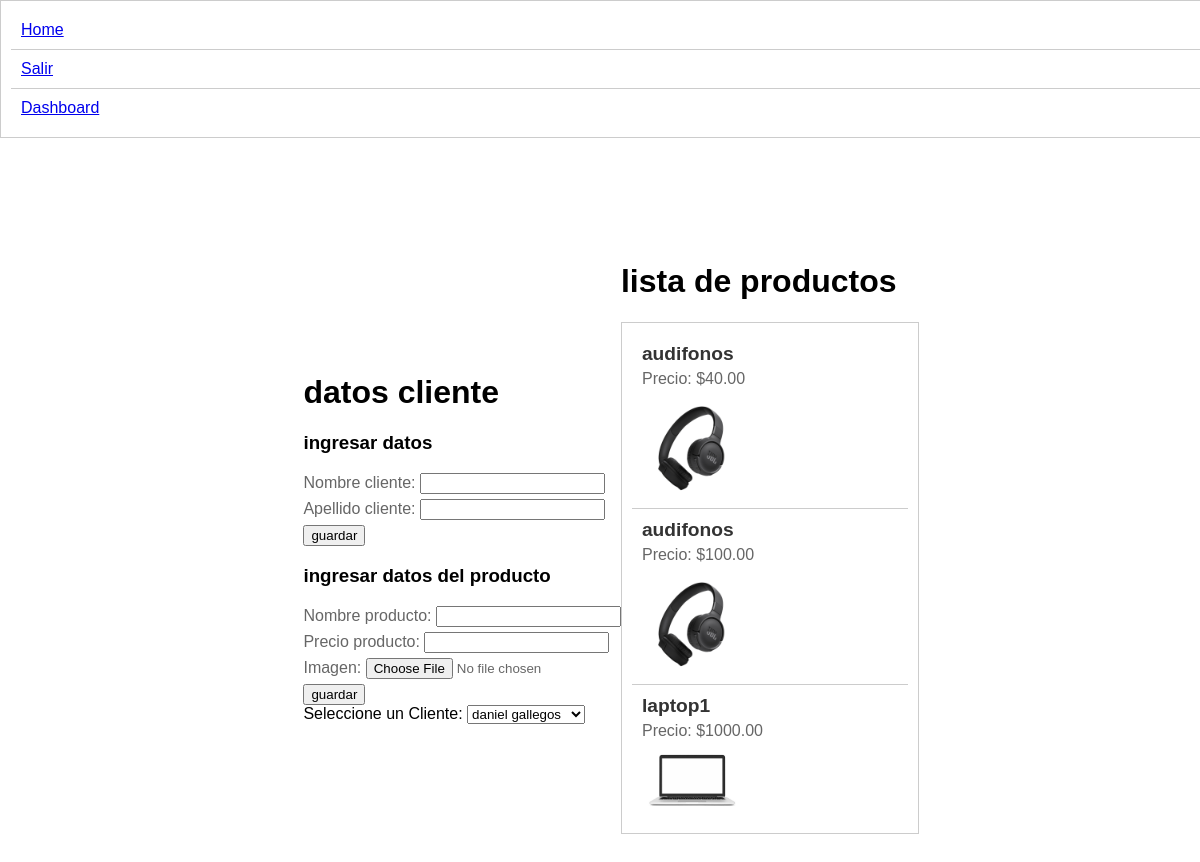
The app's page /dashboard/ (signed in) with its own data.
### laptops/models.py (models this page shows, shortened)
class producto_Tienda (models.Model):
    id_producto = models.AutoField(primary_key=True)
    nombre_producto = models.CharField(max_length=100)
    precio_producto = models.DecimalField(max_digits=10, decimal_places=2)
    imagen = models.ImageField(upload_to='productos/', null=True, blank=True)

### laptops/views.py (the view)
# urls.py: path('dashboard/', views.dashboard,name='dashboard')
def dashboard(request):
    if request.method == 'POST':
        if 'client-form' in request.POST:
            form_client = clienteForm(request.POST)
            if form_client.is_valid():
                form_client.save()
                return redirect('dashboard')
        elif 'product-form' in request.POST:
            form_product = productoForm(request.POST, request.FILES)
            if form_product.is_valid():
                form_product.save()
                return redirect('dashboard')
    else:
        form_client = clienteForm()
        form_product = productoForm()
    clientes = cliente_Tienda.objects.all()
    productos = producto_Tienda.objects.all()
    contexto = {
        'clientes': clientes,
        'productos':productos,
        'form_client': form_client,
        'form_product': form_product,
    }
    return render (request, 'dashboard.html',contexto)

### laptops/forms.py
class clienteForm(forms.ModelForm):
    class Meta:
        model = cliente_Tienda
        fields = ['nombre_cliente', 'apellido_cliente']

class productoForm(forms.ModelForm):
    class Meta:
        model = producto_Tienda
        fields = ['nombre_producto', 'precio_producto', 'imagen']

### laptops/templates/dashboard.html (shortened to what this page needs)
{% extends 'plantilla.html'%}
{% block content %}
<main class="contenido-principal">
    <div class="contenedor-formulario">
        <h1>datos cliente</h1>
    <h3>ingresar datos</h3>
    <form action="/dashboard/" method="POST">
        {{form_client.as_p}}
        <button type="submit" name="client-form">guardar</button>
    </form>
    <h3>ingresar datos del producto</h3>
    <form action="/dashboard/" method="POST" enctype="multipart/form-data">
        {{form_product.as_p}}
        <button type="submit" name="product-form">guardar</button>
    </form>
    <label for="cliente">Seleccione un Cliente:</label>
    <select name="cliente" id="cliente">
        {% for elemento in clientes %}
            <option value="{{ clientes.id_cliente }}">
                {{ elemento.nombre_cliente }} {{ elemento.apellido_cliente }}
            </option>
        {% empty %}
            <option value="">No hay clientes disponibles</option>
        {% endfor %}
    </select>
    </div>
    <div class="informacion">
        <h1>lista de productos</h1>
        <ul>
            {% for producto in productos %}
                <li>
                    <h2>{{ producto.nombre_producto }}</h2>
                    <p>Precio: ${{ producto.precio_producto }}</p>
                    {% if producto.imagen %}
                        <img src="{{ producto.imagen.url }}" alt="{{ producto.nombre }}">
                    {% endif %}
                </li>
            {% endfor %}
        </ul>
    </div>
</main>
{% endblock %}

### laptops/static/css/dashboard.css (style rules this page uses)
body { margin: 0; padding: 0; overflow: hidden; font-family: Arial, sans-serif; }
main { display: flex; justify-content: center; align-items: center; height: 100vh; padding: 20px; box-sizing: border-box; }
ul { list-style: none; padding: 0; margin: 0; width: 100%; max-height: 100%; overflow-y: auto; border: 1px solid #ccc; padding: 10px; }
li { padding: 10px; border-bottom: 1px solid #ccc; }
li:last-child { border-bottom: none; }
h2 { font-size: 1.2em; margin: 0; color: #333; }
p { font-size: 1em; color: #666; margin: 5px 0; }
img { max-width: 100px; height: auto; display: block; margin-top: 10px; }

### records on screen
producto_Tienda: nombre_producto "audifonos", precio_producto "40.00", imagen (picture)
producto_Tienda: nombre_producto "audifonos", precio_producto "100.00", imagen (picture)
producto_Tienda: nombre_producto "laptop1", precio_producto "1000.00", imagen (picture)

### other values on screen
form field cliente "daniel gallegos"
